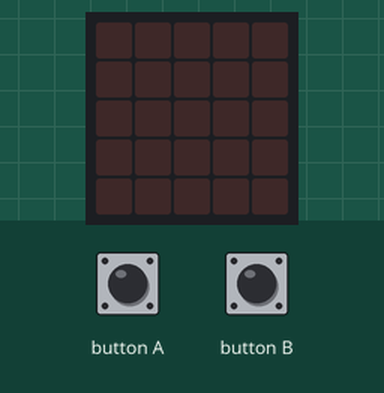
The program below on a simulated BBC micro:bit (MakeCode). On the bench: the board's 5×5 LED display. The inputs (shaded band) are chosen by the test bench. Random numbers come from a fixed seed; the 48×5 strip is a reading aid, not a part: it shows the text the display is scrolling, unrolled, one strip-width of it at a time.

Above: at 1.2 s.
1.3 s: button B pressed for 0.15 s
At 1.65 s:
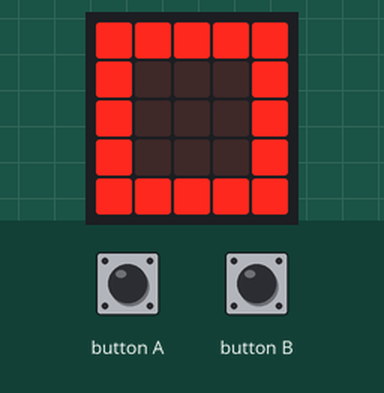
4.1 s: button A pressed for 0.15 s
5.7 s: button A pressed for 0.15 s
At 7.0 s:
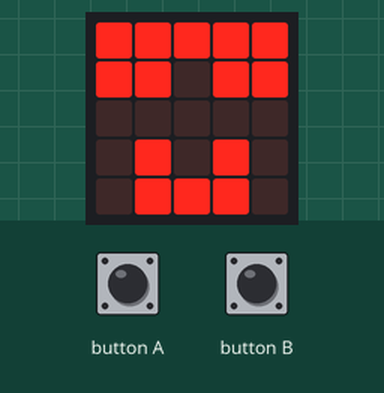
7.3 s: button A pressed for 0.15 s
At 8.2 s:
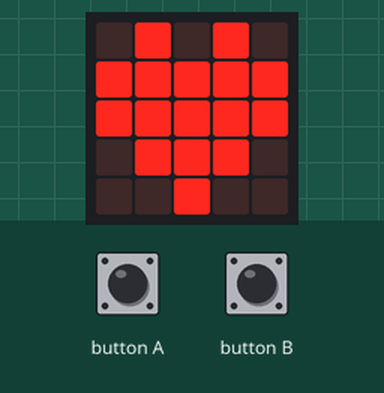
8.9 s: button A pressed for 0.15 s
At 9.4 s:
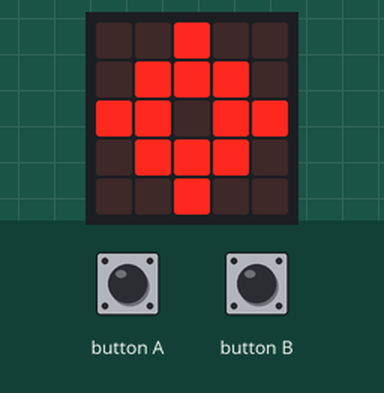
10.5 s: button A pressed 5 times (0.12 s each, 0.3 s apart)
At 12.4 s:
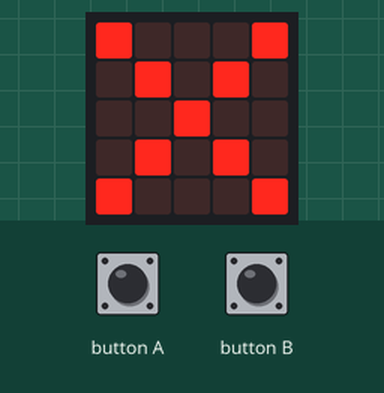
Timing chart, 0 to 13.9 s (numbered marks = the images above; inputs shaded):
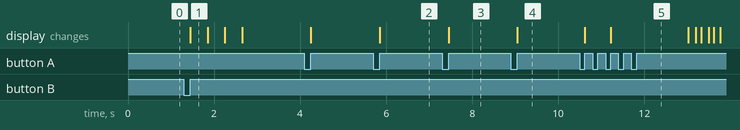

The program:

main.ts
```typescript
let valu = 0
input.onButtonPressed(Button.A, function () {
    valu = randint(1, 6)
    if (valu == 1) {
        basic.showIcon(IconNames.Heart)
    } else if (valu == 2) {
        basic.showIcon(IconNames.Square)
    } else if (valu == 3) {
        basic.showIcon(IconNames.Target)
    } else if (valu == 4) {
        basic.showIcon(IconNames.No)
    } else if (valu == 5) {
        basic.showIcon(IconNames.Fabulous)
    } else if (valu == 6) {
        basic.showString("Hello!")
    } else {

    }
})
input.onButtonPressed(Button.B, function () {
    basic.showLeds(`
        # # # # #
        # . . . #
        # . . . #
        # . . . #
        # # # # #
        `)
    basic.showLeds(`
        # # # # #
        # # # # #
        # # . # #
        # # # # #
        # # # # #
        `)
    basic.showLeds(`
        # # # # #
        # # # # #
        # # # # #
        # # # # #
        # # # # #
        `)
    basic.clearScreen()
})
```

test.ts
```typescript
// 在這裡測試；當此封包作為擴充功能時，將不會編譯此內容。
```

Measured:
- after the input at 1.3 s, the display: changes after 0.15 s (image 1)
- after the input at 5.7 s, the display: changes after 0.15 s (image 2)
- after the input at 7.3 s, the display: changes after 0.15 s (image 3)
- after the input at 8.9 s, the display: changes after 0.15 s (image 4)
- after the input at 10.5 s, the display: first changes after 0.12 s (image 5 shows a later state)
- what the display in image 1 shows lasts 0.4 s, from 1.5 s to 1.9 s
